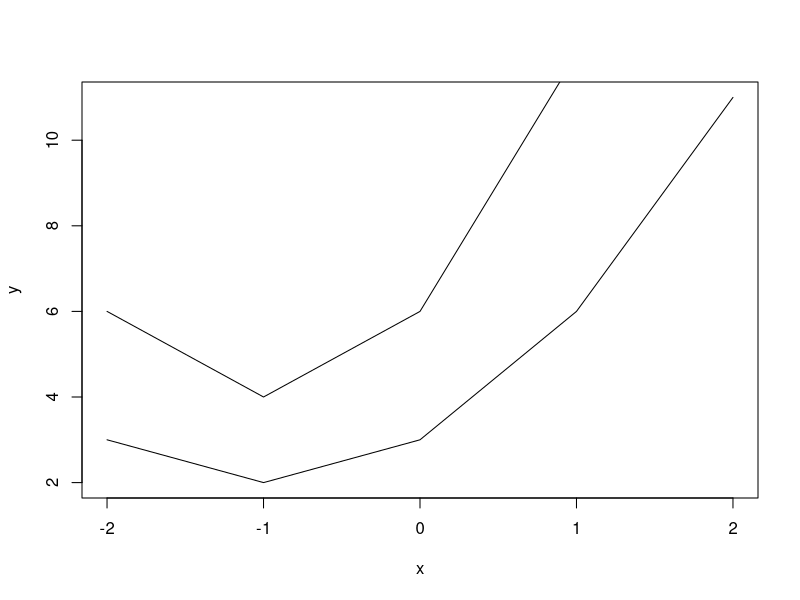
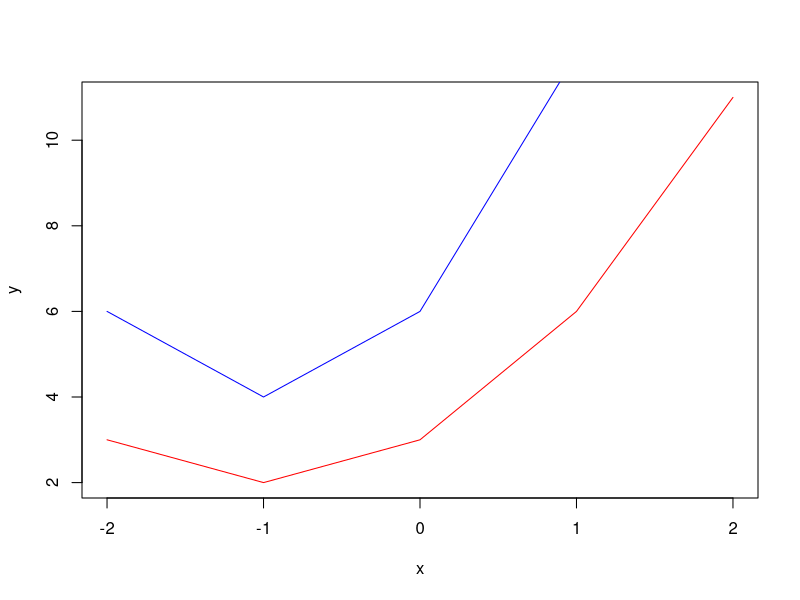

The R script that drew these images, in order:
#Homework #1, Wen Lu
#step 1-3
quad<-function (x,a=0,b=0,c=0) {
  y=a*x^2+b*x+c
  return(y)}
quad(5)

#step 5-8
x<-c(-2,-1,0,1,2)
quad2<-function(x,a=1,b=2,c=3) {
  y=a*x^2+b*x+c
  return(y)
}
y<-quad2(x)
plot(x,y,'l')

#step 9-10
quad3<-function(x,a=2,b=4,c=6){
  y2=a*x^2+b*x+c
  return(y2)
}
y2<-quad3(x)
lines(x,y2)

#step 11
plot(x,y,type="l",col="red")
lines(x,y2,col="blue")

#the properties o the quadratic equation

